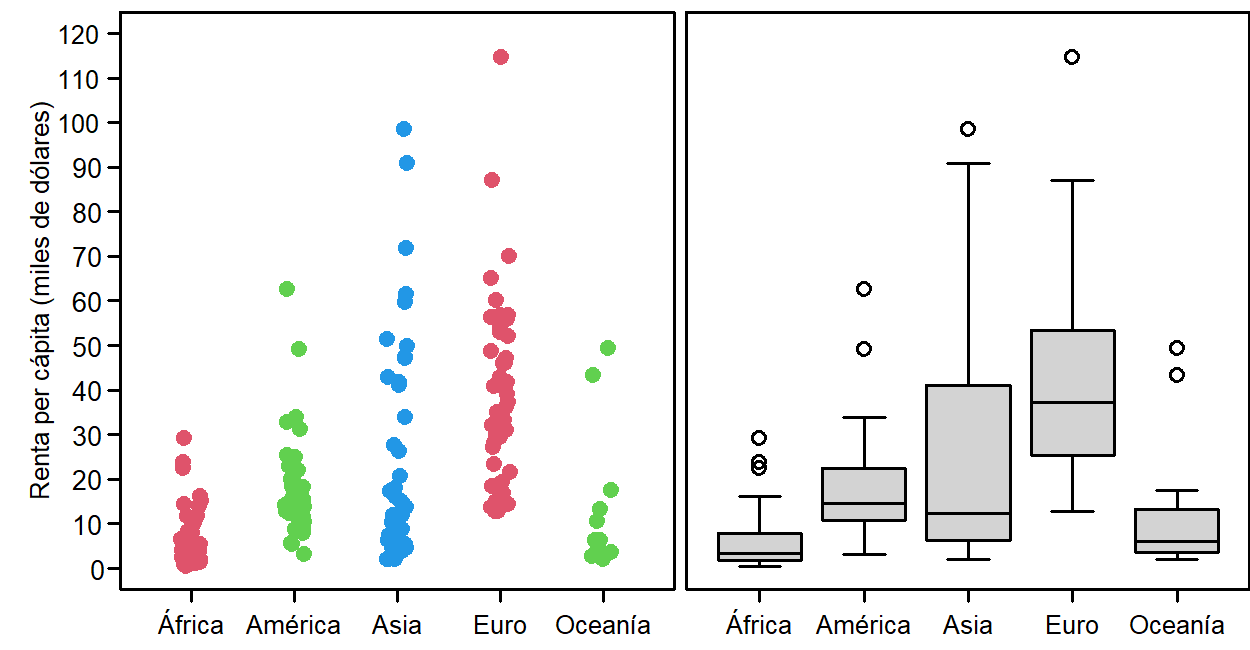

Write the R code that produced this figure.
datosGapminder <- read.csv2("datosGapminder.csv")
x = subset(datosGapminder, anio==2019)
t = 0.6

png("boxplotEstratificado2.png", width=1250, height=650, res = 300)
x$RentaPC = x$RentaPC/1000
par(mar = c(1, 2, 0.2, 0), fig=c(0, 0.54, 0, 1))
boxplot(RentaPC ~ Cont, x,
        col = "white", medcol="white", staplecol="white",
        boxcol = "white", whiskcol = "white",
        outline = F, cex=t, ylab = "", xlab = "", ylim = c(0, 120), 
        xaxt='n', yaxt='n',  xaxs="i", main = "")
        
stripchart(RentaPC ~ Cont,
           data = x,
           method = "jitter",
           pch = 19,
           col = 2:4,
           vertical = TRUE,
           add = TRUE, cex=t,  xaxt='n', yaxt='n',  xaxs="i")
axis(1, at=1:5, labels = c("África", "América", "Asia", "Euro", "Oceanía"), tck=-0.02, las=1, cex.axis=t-0.08, padj = -3.2)
axis(2, at=0, tck=-0.02, las=1, cex.axis=t-0.07, hadj = -2, xpd = NA)
axis(2, seq(10, 90, by=10), tck=-0.02, las=1, cex.axis=t-0.07, hadj = -0.4, xpd = NA)
axis(2, seq(100, 120, by=10), tck=-0.02, las=1, cex.axis=t-0.08, hadj = 0.05, xpd = NA)
mtext(side = 2, text = "Renta per cápita (miles de dólares)", line = 1, cex=t-0.08)

par(mar = c(1, 0.2, 0.2, 0), fig=c(0.54, 1, 0, 1), new = TRUE)
boxplot(RentaPC ~ Cont, x,
        medlwd=1, whisklty = 1, cex=t, ylab = "", xlab = "", ylim = c(0, 120),
        xaxt='n', yaxt='n',  xaxs="i",  main = "")
axis(1, at=1:5, labels = c("África", "América", "Asia", "Euro", "Oceanía"), tck=-0.02, las=1, cex.axis=t-0.08, padj = -3.2)

dev.off()
